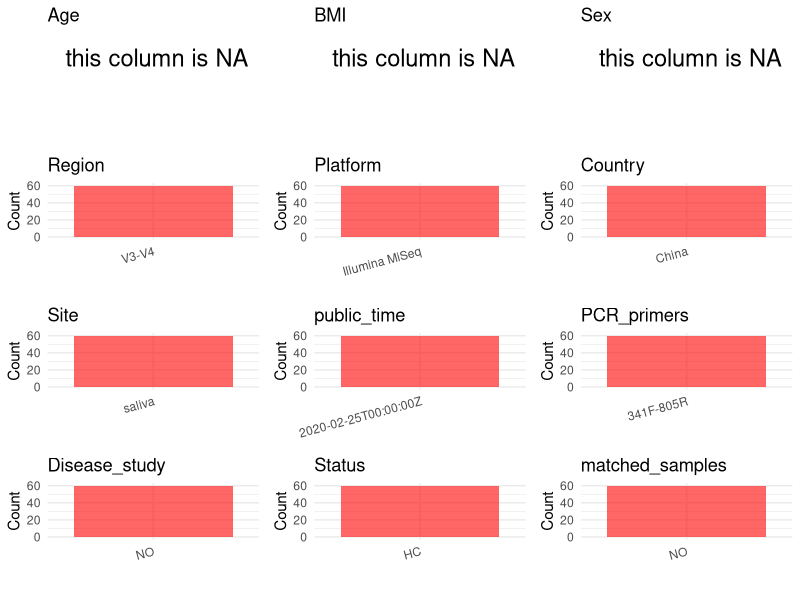

Here is the R script that generated this plot: (Note: this script raises an error after producing the figure.)
## ---- chunk 1
# Load necessary libraries
library(dplyr)
library(ggplot2)
library(cowplot)

# Set working directory (update this path to your local directory)
setwd("E:/bioproject_YSD/PRJEB34215")

# Read the initial metadata files
initial_meta <- read.csv("SraRunTable.csv", header = T) 

# Display the first few rows of the metadata
head(initial_meta)
## ---- chunk 2
# Create a uniform metadata dataframe
metadata <- data.frame(
  BioProject = initial_meta$BioProject,
  Run = initial_meta$Run,
  sample_name = initial_meta$Submitter_Id,
  Age = NA,
  BMI = NA,
  Sex = NA,
  Region = "V3-V4",
  Platform = initial_meta$Instrument,
  Country = initial_meta$geo_loc_name_country,
  Site = initial_meta$environment_.material.,
  public_time = initial_meta$ReleaseDate,
  stringsAsFactors = FALSE
)
## ---- chunk 3
# Add information obtained from the publication
metadata$PCR_primers <- "341F-805R"
metadata$title <- "Oral microbiota of children is conserved across han tibetan and hui groups and is correlated with diet and gut microbiota"
metadata$Disease_study <- "NO"
# Assign disease status based on sample_name patterns
metadata$Status <- "HC"

# Check initial data distribution
cat("Initial sample distribution:\n")
table(metadata$sample_name)
table(metadata$Site)

# Calculate sampling frequency per subject
sample_counts <- table(metadata$sample_name)
cat("\nNumber of samples per subject:\n")
print(sample_counts)

# Create matched_samples column
metadata$matched_samples <- ifelse(metadata$sample_name %in% names(sample_counts[sample_counts >= 2]), "YES", "NO")

cat("\nMatched samples distribution:\n")
table(metadata$matched_samples)

# Identify samples for removal: single samples excluding saliva
single_samples <- names(sample_counts[sample_counts == 1])
samples_to_remove <- metadata$sample_name %in% single_samples & 
                     !(metadata$Site %in% c("saliva"))

cat("\nNumber of samples to be removed:", sum(samples_to_remove), "\n")

# Remove identified samples
metadata_clean <- metadata[!samples_to_remove, ]

cat("\nFinal sample distribution after cleaning:\n")
table(metadata_clean$sample_name)
table(metadata_clean$Site)
table(metadata_clean$matched_samples)

# Use cleaned dataset for subsequent analysis
metadata <- metadata_clean
## ---- chunk 4
# Check the number of unique runs and sample names
print(paste("Number of unique runs:", length(unique(metadata$Run))))
print(paste("Number of unique sample names:", length(unique(metadata$sample_name))))
## ---- chunk 5
# Select columns for visualization
plot_data <- metadata %>%
  select(-BioProject, -Run, -sample_name, -title)

# Function to create simple plots for each column
create_simple_plots <- function(data) {
  plots <- list()
  
  for (col in colnames(data)) {
    # Check if the column is all NA
    if (all(is.na(data[[col]]))) {
      # Create an empty plot with text indicating all NA
      p <- ggplot() +
        annotate("text", x = 0.5, y = 0.5, label = "this column is NA", size = 6) +
        labs(title = col) +
        theme_void()
    } else if (is.numeric(data[[col]])) {
      # Numeric variable: histogram
      p <- ggplot(data, aes(x = .data[[col]])) +
        geom_histogram(fill = "blue", alpha = 0.6, bins = 20, na.rm = TRUE) +
        labs(title = col) +
        theme_minimal()
    } else {
      # Categorical variable: bar plot (remove NA values)
      count_data <- as.data.frame(table(data[[col]], useNA = "ifany"))
      p <- ggplot(count_data, aes(x = reorder(Var1, -Freq), y = Freq)) +
        geom_col(fill = "red", alpha = 0.6) +
        labs(title = col, x = NULL, y = "Count") +
        theme_minimal() +
        theme(axis.text.x = element_text(angle = 15, hjust = 1))
    }
    plots[[col]] <- p
  }
  
  return(plots)
}

# Generate and arrange plots
plots <- create_simple_plots(plot_data)
p<-plot_grid(plots$Age, 
          plots$BMI, 
          plots$Sex, 
          plots$Region, 
          plots$Platform, 
          plots$Country, 
          plots$Site,
          plots$public_time, 
          plots$PCR_primers,
          plots$Disease_study,
          plots$Status,
          plots$matched_samples,# add 
          ncol = 3, align = "hv", axis = "lb")
ggsave("Metadata_Summary.png", plot = p, width = 8, height = 6, dpi = 150)
## ---- chunk 6
knitr::include_graphics("Metadata_Summary.png")
## ---- chunk 7
# Reorder columns to match the desired format
metadata <- metadata[, c(
  "BioProject", "Run", "sample_name", "Age", "BMI", "Sex", 
  "Region", "Platform", "Country", "Site", "public_time", 
  "PCR_primers", "title", "Disease_study", "Status", "matched_samples"
)]

# Export the uniform metadata to a CSV file
write.csv(metadata, file = "metadata.csv", quote = FALSE)
head(metadata)
